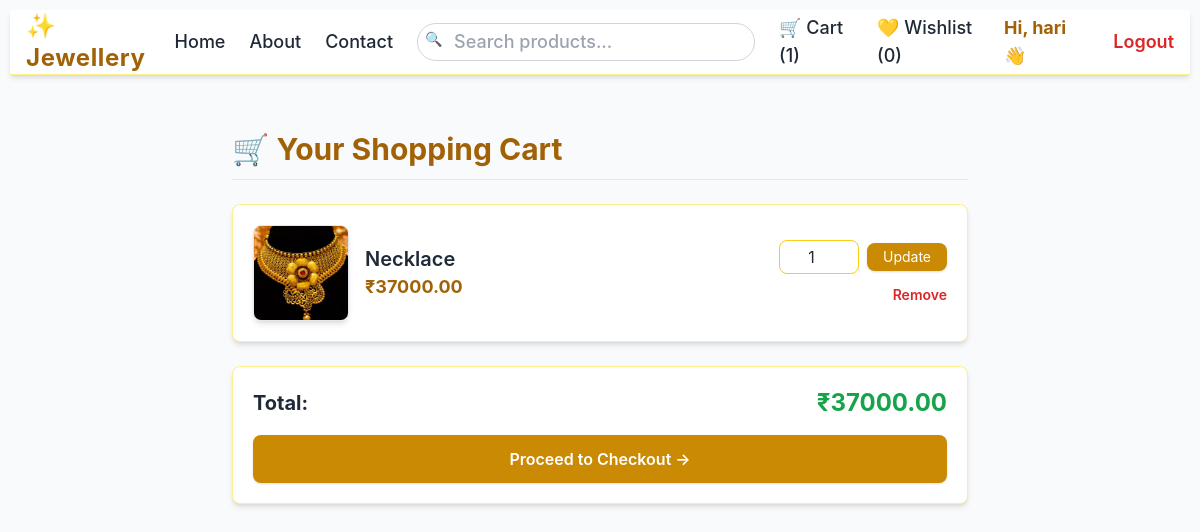
The app's page /cart/ (signed in) with its own data.
### shop/models.py (models this page shows, shortened)
class CartItem(models.Model):
    user = models.ForeignKey(User, on_delete=models.CASCADE, related_name='cart_items')
    product = models.ForeignKey(Product, on_delete=models.CASCADE)
    quantity = models.PositiveIntegerField(default=1)
    added_at = models.DateTimeField(auto_now_add=True)
    class Meta:
        unique_together = ('user','product')
    def line_total(self):
        return self.product.price * self.quantity

class Product(models.Model):
    category = models.ForeignKey(Category, on_delete=models.CASCADE, related_name='products')
    name = models.CharField(max_length=255)
    slug = models.SlugField(unique=True)
    description = models.TextField(blank=True)
    price = models.DecimalField(max_digits=10, decimal_places=2)
    metal_type = models.CharField(max_length=50, blank=True)
    stock = models.PositiveIntegerField(default=0)
    image = models.ImageField(upload_to='products/', blank=True, null=True)
    available = models.BooleanField(default=True)

### shop/views.py (the view)
# urls.py: path('cart/', views.cart, name='cart'),
@login_required
def cart(request):
    items = CartItem.objects.filter(user=request.user)
    total = sum([i.line_total() for i in items])
    return render(request, 'shop/cart.html', {'items': items, 'total': total})

### templates/shop/cart.html (shortened to what this page needs)
{% extends 'shop/base.html' %}
{% block content %}
<div class="max-w-3xl mx-auto mt-10 px-4">
  <h1 class="text-3xl font-bold text-yellow-700 mb-6 border-b pb-3">
    🛒 Your Shopping Cart
  </h1>
  {% if items %}
  <div class="space-y-4">
    {% for item in items %}
    <div class="bg-white p-5 rounded-lg shadow-md border border-yellow-200 flex items-center gap-4">
      <div>
        <img src="{{ item.product.image.url }}" alt="{{ item.product.name }}"
          class="w-24 h-24 rounded-lg object-cover shadow-md border">
      </div>
      <div class="flex-1">
        <div class="text-xl font-semibold text-gray-800">{{ item.product.name }}</div>
        <div class="text-yellow-700 font-bold text-lg">₹{{ item.product.price }}</div>
      </div>
      <div class="text-right">
        <form method="post" action="{% url 'shop:update_cart_quantity' item.pk %}" class="flex items-center space-x-2">
          <input type="number" name="quantity" value="{{ item.quantity }}" min="1"
            class="border border-yellow-400 rounded-lg p-1 w-20 text-center focus:ring-yellow-500 focus:border-yellow-600">
          <button class="bg-yellow-600 hover:bg-yellow-700 text-white px-4 py-1 rounded-lg text-sm shadow">
            Update
          </button>
        </form>
        <form method="post" action="{% url 'shop:remove_from_cart' item.pk %}" class="mt-2">
          <button class="text-red-600 hover:text-red-700 font-semibold text-sm">
            Remove
          </button>
        </form>
      </div>
    </div>
    {% endfor %}
  </div>
  <div class="mt-6 bg-white shadow-md border border-yellow-200 p-5 rounded-lg">
    <div class="flex justify-between items-center">
      <span class="text-xl font-bold text-gray-800">Total:</span>
      <span class="text-green-600 font-bold text-2xl">₹{{ total }}</span>
    </div>
    <a href="{% url 'shop:checkout' %}"
      class="block text-center bg-yellow-600 hover:bg-yellow-700 text-white font-semibold py-3 rounded-lg mt-4 shadow transition-all">
      Proceed to Checkout →
    </a>
  </div>
  {% endif %}
</div>
{% endblock %}

### templates/shop/base.html (shortened to what this page needs)
<!doctype html>
<html lang="en">
<head>
  <link rel='stylesheet' href='/static/css/style.css'>
  <script src="https://cdn.tailwindcss.com"></script>
</head>
<body class="bg-gray-50 text-gray-800">
<nav class="bg-white shadow-md sticky top-0 z-50 border-b border-yellow-200">
  <div class="max-w-7xl mx-auto px-4">
    <div class="flex justify-between h-16 items-center">
      <a href="{% url 'shop:index' %}" class="text-2xl font-bold tracking-wide text-yellow-700">
        ✨ Jewellery
      </a>
      <div class="hidden md:flex items-center space-x-6 text-lg font-medium">
        <a href="{% url 'shop:index' %}" class="nav-link">Home</a>
        <a href="{% url 'shop:about' %}" class="nav-link">About</a>
        <a href="{% url 'shop:contact' %}" class="nav-link">Contact</a>
        <form method="get" action="{% url 'shop:index' %}" class="relative">
          <input name="q"
            placeholder="Search products..."
            value="{{ q|default:'' }}"
            class="border border-gray-300 rounded-full py-1 px-3 pl-9 focus:ring-yellow-400 focus:border-yellow-400" />
          <span class="absolute left-2 top-1.5 text-gray-400 text-sm">🔍</span>
        </form>
        {% if user.is_authenticated %}
          <a href="{% url 'shop:cart' %}" class="nav-link">
            🛒 Cart ({{ request.user.cart_items.count }})
          </a>
          <a href="{% url 'shop:wishlist' %}" class="nav-link">
            💛 Wishlist ({{ request.user.wishlist_items.count }})
          </a>
    <span class="font-bold text-yellow-700">Hi, {{ user.username }} 👋</span>
    <form action="{% url 'shop:logout' %}" method="post" class="inline">
        <button class="text-red-600 font-semibold ml-3">Logout</button>
    </form>
{% else %}
    <a href="{% url 'shop:login' %}" class="block">Login</a>
    <a href="{% url 'shop:signup' %}" class="block">Signup</a>
{% endif %}
      </div>
    </div>
  </div>
</nav>
<main class="max-w-7xl mx-auto p-4">
  {% block content %}{% endblock %}
</main>
</body>
</html>

### static/css/style.css (style rules this page uses)
body { font-family: Inter, Arial, sans-serif; padding: 10px; background:#f8fafc; }
a { color: #2563eb; text-decoration: none; }
button { cursor: pointer; }

### templates/shop/base.html (style rules this page uses)
.nav-link { @apply transition duration-200 ease-in-out; }

### records on screen
CartItem: product.image (picture), product.name "Necklace", product.price "37000.00", quantity "1"

### other values on screen
{{ request.user.cart_items.count }} "1"
{{ request.user.wishlist_items.count }} "0"
{{ user.username }} "hari"
{{ total }} "37000.00"
